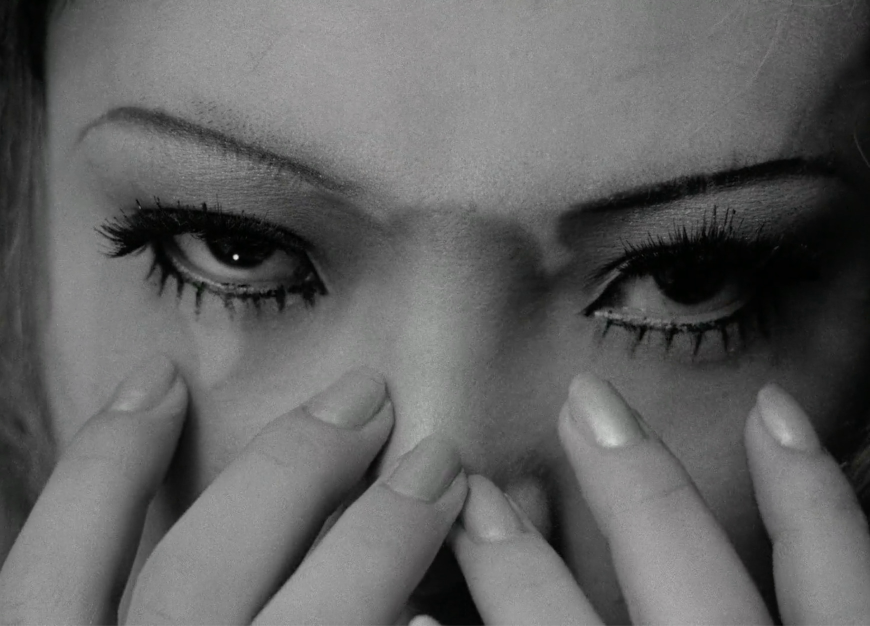
#> input picture projects/funeral_parade_of_roses/source/stills/image4.png, 1740 x 1252 px, found by its file name (shown at 1/2 size); its folder holds 5 pictures in this run
$ python qa_check.py
#> lines starting #> are read from the running program, lines starting #| are printed output that depends on the picture
#> in build_background, `canvas = Image.new("RGB", (W, H), (0, 0, 0))`: canvas: PIL image 1080x1350 RGB; every value is 0
#!/usr/bin/env python3
"""QA checks for flyer: text contrast and text occlusion."""

from PIL import Image, ImageDraw, ImageFont, ImageEnhance
from pathlib import Path

PROJECT_DIR = Path(__file__).parent.parent.parent / "projects" / "funeral_parade_of_roses"
import numpy as np

SRC = PROJECT_DIR / "source"
OUT = PROJECT_DIR / "output"

W, H = 1080, 1350  # 4:5 feed post

def load(name):
#> called with name = 'image4.png'
    return Image.open(SRC / name)
#> returned value is the input picture: PIL image 1740x1252 RGB; mean R, G, B 98.6, 98.6, 98.6

def make_bw(img, contrast=1.5, brightness=1.0):
#> called with contrast = 1.5, brightness = 1.2
    bw = img.convert("L")
    bw = ImageEnhance.Contrast(bw).enhance(contrast)
    if brightness != 1.0:
        bw = ImageEnhance.Brightness(bw).enhance(brightness)
    return bw

def center_x(img_w, canvas_w):
    return (canvas_w - img_w) // 2

def invert_to_white_on_transparent(img):
    rgba = img.convert("RGBA")
    arr = np.array(rgba)
    gray = np.array(img.convert("L"))
    orig_alpha = arr[:, :, 3]
    new_alpha = np.minimum(orig_alpha, (255 - gray).astype(np.uint8))
    result = np.zeros_like(arr)
    result[:, :, :3] = 255
    result[:, :, 3] = new_alpha
    return Image.fromarray(result, "RGBA")

def radial_vignette(w, h, cx, cy, inner_r, outer_r):
    Y, X = np.ogrid[:h, :w]
    rx = outer_r * (w / max(w, h))
    ry = outer_r * (h / max(w, h))
    dist = np.sqrt(((X - cx) / rx) ** 2 + ((Y - cy) / ry) ** 2)
    mask = np.ones((h, w), dtype=float)
    fade_zone = dist > 0.5
    mask[fade_zone] = np.clip(1.0 - (dist[fade_zone] - 0.5) / 0.5, 0, 1)
    return mask

def font(path, size):
    try:
        return ImageFont.truetype(path, size)
    except:
        return ImageFont.load_default()

def srgb_to_linear(c):
    c = c / 255.0
    return np.where(c <= 0.04045, c / 12.92, ((c + 0.055) / 1.055) ** 2.4)

def relative_luminance(r, g, b):
    return 0.2126 * srgb_to_linear(r) + 0.7152 * srgb_to_linear(g) + 0.0722 * srgb_to_linear(b)

def contrast_ratio(l1, l2):
    lighter = max(l1, l2)
    darker = min(l1, l2)
    return (lighter + 0.05) / (darker + 0.05)

def build_background():
    canvas = Image.new("RGB", (W, H), (0, 0, 0))

    THIRD = H // 3  # 450

    # Hero eyes centered at 1/3 mark
    hero = load("image4.png")
    hero_bw = make_bw(hero, contrast=1.5, brightness=1.2)
    hero_ratio = hero_bw.width / hero_bw.height
#> hero_ratio = 1.39
    hero_w = int(W * 0.75)
    hero_h = int(hero_w / hero_ratio)
#> hero_h = 582
    hero_bw = hero_bw.resize((hero_w, hero_h), Image.LANCZOS)
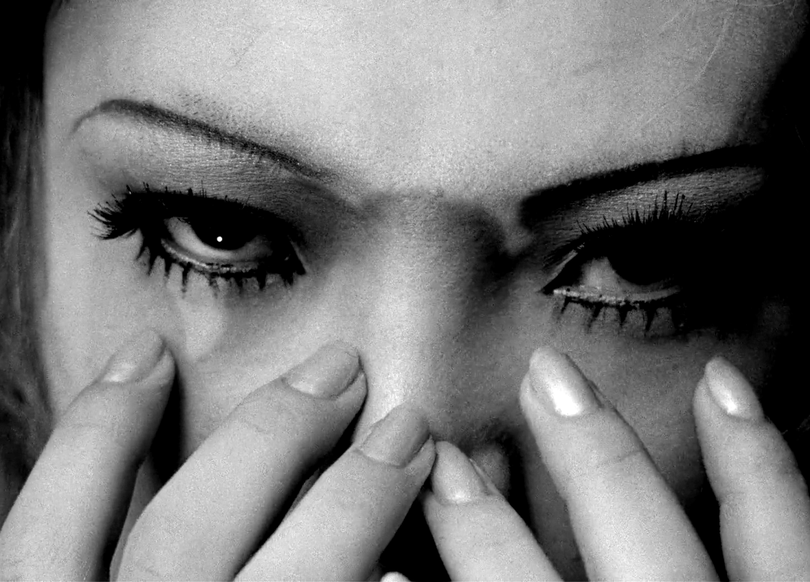
#> hero_bw: PIL image 810x582 L; min 0, max 255, mean 121.6
    hero_rgb = Image.merge("RGB", [hero_bw, hero_bw, hero_bw])
    hero_x = center_x(hero_w, W)
    hero_y = THIRD - hero_h // 2
#> hero_y = 159

    vignette = radial_vignette(hero_w, hero_h, hero_w // 2, hero_h // 2, 150, 350)
#> in radial_vignette, `mask[fade_zone] = np.clip(1.0 - (dist[fade_zone] - 0.5) / 0.5, 0, 1)`:
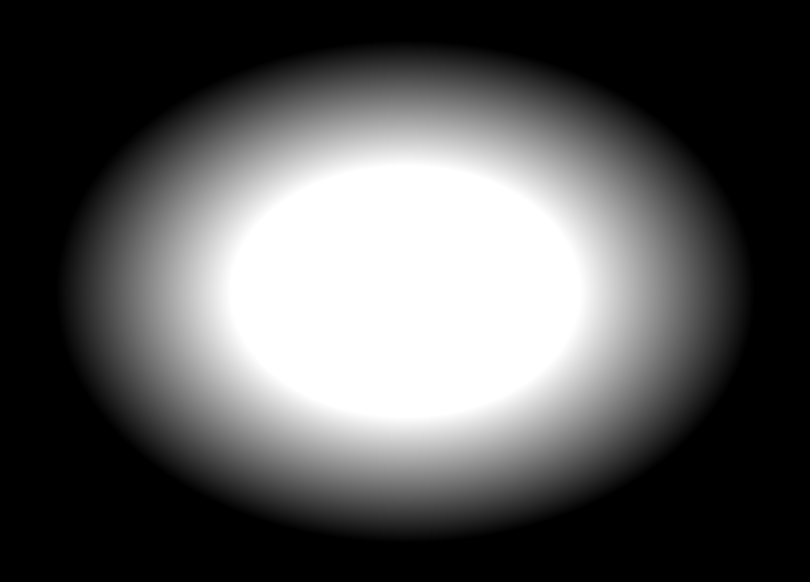
#> mask: shape (582, 810) float64; min 0, max 1, mean 0.342
    hero_arr = np.array(hero_rgb).astype(float)
    for c in range(3):
        hero_arr[:, :, c] *= vignette
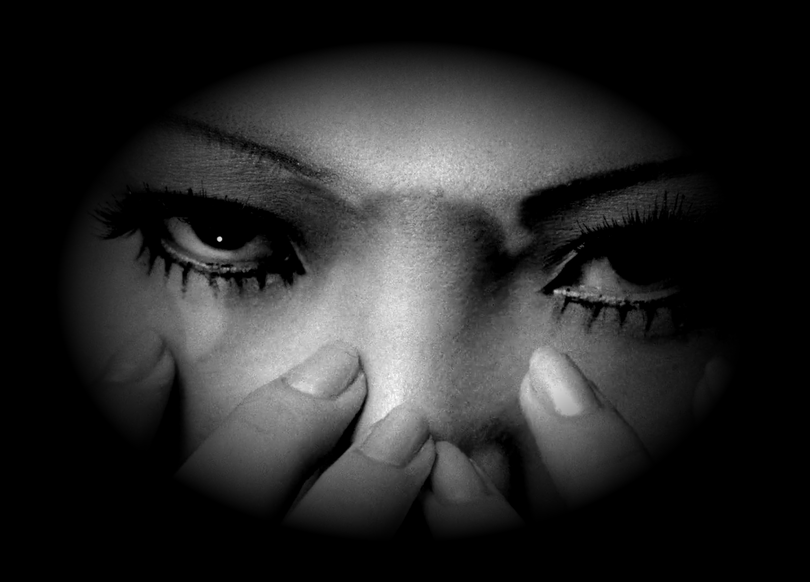
#> hero_arr: shape (582, 810, 3) float64; min 0, max 255, mean 40.4
    hero_vignetted = Image.fromarray(hero_arr.clip(0, 255).astype(np.uint8))
    canvas.paste(hero_vignetted, (hero_x, hero_y))

    frame = load("image3.png")
#> call 2 of load, with name = 'image3.png'
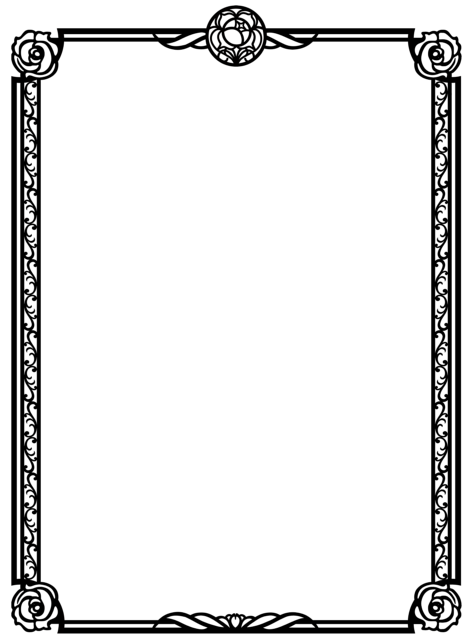
#> input picture projects/funeral_parade_of_roses/source/stills/image3.png, 472 x 640 px, found by its file name
#> in load, returned value is the input picture: PIL image 472x640 RGBA; mean R, G, B, A 6.3, 6.3, 6.3, 28.8
    frame_white = invert_to_white_on_transparent(frame)
#> in invert_to_white_on_transparent, `orig_alpha = arr[:, :, 3]`:
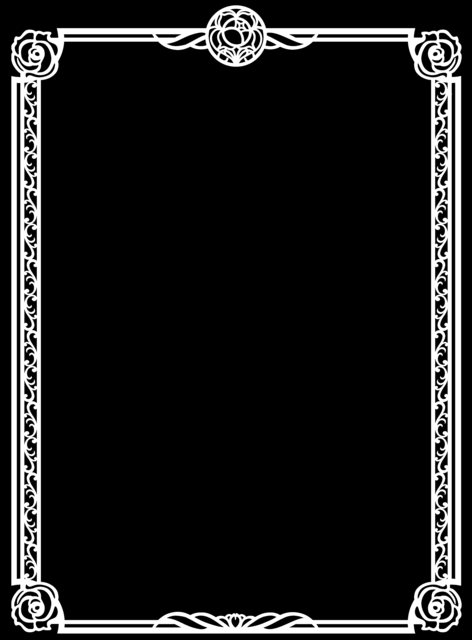
#> orig_alpha: shape (640, 472); min 0, max 255, mean 28.8
    frame_white = frame_white.resize((W - 60, H - 60), Image.LANCZOS)
    canvas_rgba = canvas.convert("RGBA")
    canvas_rgba.paste(frame_white, (30, 30), frame_white)

    frame_alpha = np.array(frame_white)[:, :, 3]
    frame_mask_full = np.zeros((H, W), dtype=np.uint8)
    fh, fw = frame_alpha.shape
#> fh = 1290; fw = 1020
    frame_mask_full[30:30+fh, 30:30+fw] = frame_alpha
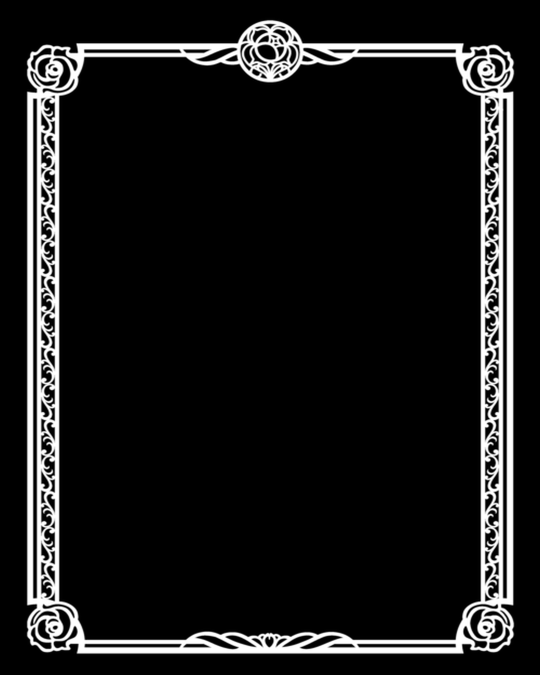
#> frame_mask_full: shape (1350, 1080) (shown at 1/2 size); min 0, max 255, mean 25.9

    return canvas_rgba.convert("RGB"), frame_mask_full

def get_text_elements():
    """Compute text positions matching make_flyer.py layout exactly."""
    DIDOT = "/System/Library/Fonts/Supplemental/Didot.ttc"
    BODONI = "/System/Library/Fonts/Supplemental/Bodoni 72.ttc"
    BODONI_SC = "/System/Library/Fonts/Supplemental/Bodoni 72 Smallcaps Book.ttf"
    BASKERVILLE = "/System/Library/Fonts/Supplemental/Baskerville.ttc"

    title_font = font(BODONI_SC, 86)
    numeral_font = font(DIDOT, 48)
    theme_font = font(DIDOT, 46)
    subtitle_font = font(BODONI, 38)
    body_font = font(BASKERVILLE, 30)
    small_font = font(BASKERVILLE, 26)

    # Need a temp draw for measuring
    from PIL import Image as _Img
    _tmp = _Img.new("RGB", (1, 1))
    _draw = ImageDraw.Draw(_tmp)

    def th(text, fnt):
        bbox = _draw.textbbox((0, 0), text, font=fnt)
        return bbox[3] - bbox[1]

    elements = []

    # Title at 1/4 mark (has black stroke)
    QUARTER = H // 4
    title_h = th("INTERZONE", title_font)
    numeral_h = th("XV", numeral_font)
    title_block = title_h + 8 + numeral_h
    title_y = QUARTER - title_block // 2
    elements.append(("INTERZONE", title_y, title_font, (255, 255, 255), "title_stroke"))
    elements.append(("XV", title_y + title_h + 8, numeral_font, (200, 200, 200), "numeral_stroke"))

    # Text block in lower half — evenly distributed
    TEXT_TOP = H // 2 + 5
    TEXT_BOT = 1260

    lines = [
        ("Funeral Parade of Roses", theme_font, (220, 220, 220), "theme"),
        (None, None, None, "sep"),
        ("DJs", small_font, (140, 140, 140), "djs_label"),
        ("SEITH  ·  Sister Malady", subtitle_font, (255, 255, 255), "djs"),
        ("Performances", small_font, (140, 140, 140), "perf_label"),
        ("Rita Repulsive  ·  Mimento", subtitle_font, (255, 255, 255), "performers"),
        (None, None, None, "sep"),
        ("Eleventh Hour Vendors Market", body_font, (180, 180, 180), "vendors"),
        ("Saturday, March 21, 2026", subtitle_font, (255, 255, 255), "date"),
        ("Al's Bar  ·  21+  ·  $10", body_font, (200, 200, 200), "venue"),
        ("Music 8 PM  ·  Performances 10 PM", small_font, (160, 160, 160), "times"),
    ]

    heights = []
    for text, fnt, _, kind in lines:
        if kind == "sep":
            heights.append(1)
        else:
            heights.append(th(text, fnt))

    total_content = sum(heights)
    n_gaps = len(lines) - 1
    gap = (TEXT_BOT - TEXT_TOP - total_content) / n_gaps

    y = float(TEXT_TOP)
    for i, (text, fnt, fill, kind) in enumerate(lines):
        if kind != "sep":
            elements.append((text, int(y), fnt, fill, kind))
        y += heights[i] + gap

    return elements

def run_checks():
    print("Building background (no text)...\n")
    bg, frame_mask = build_background()
    bg_arr = np.array(bg)
    draw = ImageDraw.Draw(bg)

    elements = get_text_elements()

    print("=" * 60)
    print("CHECK 1: Text Contrast (WCAG AA minimum 4.5:1)")
    print("=" * 60)

    all_pass = True
    for text, y, fnt, fill, label in elements:
        # Stroked text has guaranteed contrast via black outline
        if label.endswith("_stroke"):
            print(f"  [{label}] \"{text}\" — SKIP (has black stroke outline)")
            continue

        bbox = draw.textbbox((0, 0), text, font=fnt)
        tw = bbox[2] - bbox[0]
        th = bbox[3] - bbox[1]
        x = center_x(tw, W)

        y_start = max(0, y)
        y_end = min(H, y + th)
        x_start = max(0, x)
        x_end = min(W, x + tw)

        region = bg_arr[y_start:y_end, x_start:x_end]
        if region.size == 0:
            print(f"  [{label}] SKIP — text outside canvas")
            continue

        avg_r = float(np.mean(region[:, :, 0]))
        avg_g = float(np.mean(region[:, :, 1]))
        avg_b = float(np.mean(region[:, :, 2]))

        max_r = float(np.max(region[:, :, 0]))
        max_g = float(np.max(region[:, :, 1]))
        max_b = float(np.max(region[:, :, 2]))

        text_lum = relative_luminance(np.array(fill[0]), np.array(fill[1]), np.array(fill[2]))
        bg_avg_lum = relative_luminance(np.array(avg_r), np.array(avg_g), np.array(avg_b))
        bg_max_lum = relative_luminance(np.array(max_r), np.array(max_g), np.array(max_b))

        cr_avg = contrast_ratio(float(text_lum), float(bg_avg_lum))
        cr_worst = contrast_ratio(float(text_lum), float(bg_max_lum))

        status_avg = "PASS" if cr_avg >= 4.5 else "FAIL"
        status_worst = "PASS" if cr_worst >= 4.5 else "FAIL"

        if status_avg == "FAIL" or status_worst == "FAIL":
            all_pass = False

        print(f"  [{label}] \"{text}\"")
        print(f"    text color: {fill}  |  bg avg: ({avg_r:.0f},{avg_g:.0f},{avg_b:.0f})  |  bg brightest: ({max_r:.0f},{max_g:.0f},{max_b:.0f})")
        print(f"    avg contrast: {cr_avg:.1f}:1 [{status_avg}]  |  worst contrast: {cr_worst:.1f}:1 [{status_worst}]")
#> this loop made 11 passes
#> (tw, th, x, y_end, x_start, x_end, avg_r) on passes 3 to 11: (551, 35, 264, 715, 264, 815, 1.88), (41, 24, 519, 803, 519, 560, 0), (429, 37, 325, 872, 325, 754, 0), (178, 20, 451, 924, 451, 629, 0), (497, 37, 291, 992, 291, 788, 0), (457, 23, 311, 1080, 311, 768, 0), (492, 37, 294, 1149, 294, 786, 0), (329, 27, 375, 1208, 375, 704, 0), (453, 20, 313, 1259, 313, 766, 0.00177)
#> (printed output is left out)
#> pass 3, in run_checks, `region = bg_arr[y_start:y_end, x_start:x_end]`:
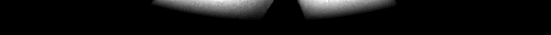
#> region: shape (35, 551, 3); min 0, max 30, mean 1.9; drawn with min black and max white

    print()
    print("=" * 60)
    print("CHECK 2: Text Occlusion (frame/overlay covering text)")
    print("=" * 60)

    for text, y, fnt, fill, label in elements:
        if label.endswith("_stroke"):
            print(f"  [{label}] SKIP (has black stroke outline)")
            continue

        bbox = draw.textbbox((0, 0), text, font=fnt)
        tw = bbox[2] - bbox[0]
        th = bbox[3] - bbox[1]
        x = center_x(tw, W)

        y_start = max(0, y)
        y_end = min(H, y + th)
        x_start = max(0, x)
        x_end = min(W, x + tw)

        region_mask = frame_mask[y_start:y_end, x_start:x_end]
        if region_mask.size == 0:
            print(f"  [{label}] SKIP — text outside canvas")
            continue

        occluded_pixels = np.sum(region_mask > 128)
        total_pixels = region_mask.size
        occluded_pct = (occluded_pixels / total_pixels) * 100 if total_pixels > 0 else 0

        status = "PASS" if occluded_pct < 1.0 else "FAIL"
        if status == "FAIL":
            all_pass = False

        print(f"  [{label}] frame overlap: {occluded_pct:.1f}% ({occluded_pixels}/{total_pixels} px) [{status}]")
#> this loop made 11 passes
#> (tw, th, x, y_end, x_start, x_end) on passes 3 to 11: (551, 35, 264, 715, 264, 815), (41, 24, 519, 803, 519, 560), (429, 37, 325, 872, 325, 754), (178, 20, 451, 924, 451, 629), (497, 37, 291, 992, 291, 788), (457, 23, 311, 1080, 311, 768), (492, 37, 294, 1149, 294, 786), (329, 27, 375, 1208, 375, 704), (453, 20, 313, 1259, 313, 766)
#|   [theme] frame overlap: 0.0% (0/19285 px) [PASS]
#|   [djs_label] frame overlap: 0.0% (0/984 px) [PASS]
#|   [djs] frame overlap: 0.0% (0/15873 px) [PASS]
#|   [perf_label] frame overlap: 0.0% (0/3560 px) [PASS]
#|   [performers] frame overlap: 0.0% (0/18389 px) [PASS]
#|   [vendors] frame overlap: 0.0% (0/10511 px) [PASS]
#|   [date] frame overlap: 0.0% (0/18204 px) [PASS]
#|   [venue] frame overlap: 0.0% (0/8883 px) [PASS]
#> (further printed lines are left out)

    print()
    print("=" * 60)
    if all_pass:
        print("ALL CHECKS PASSED")
    else:
        print("SOME CHECKS FAILED — see above")
    print("=" * 60)

if __name__ == "__main__":
    run_checks()
